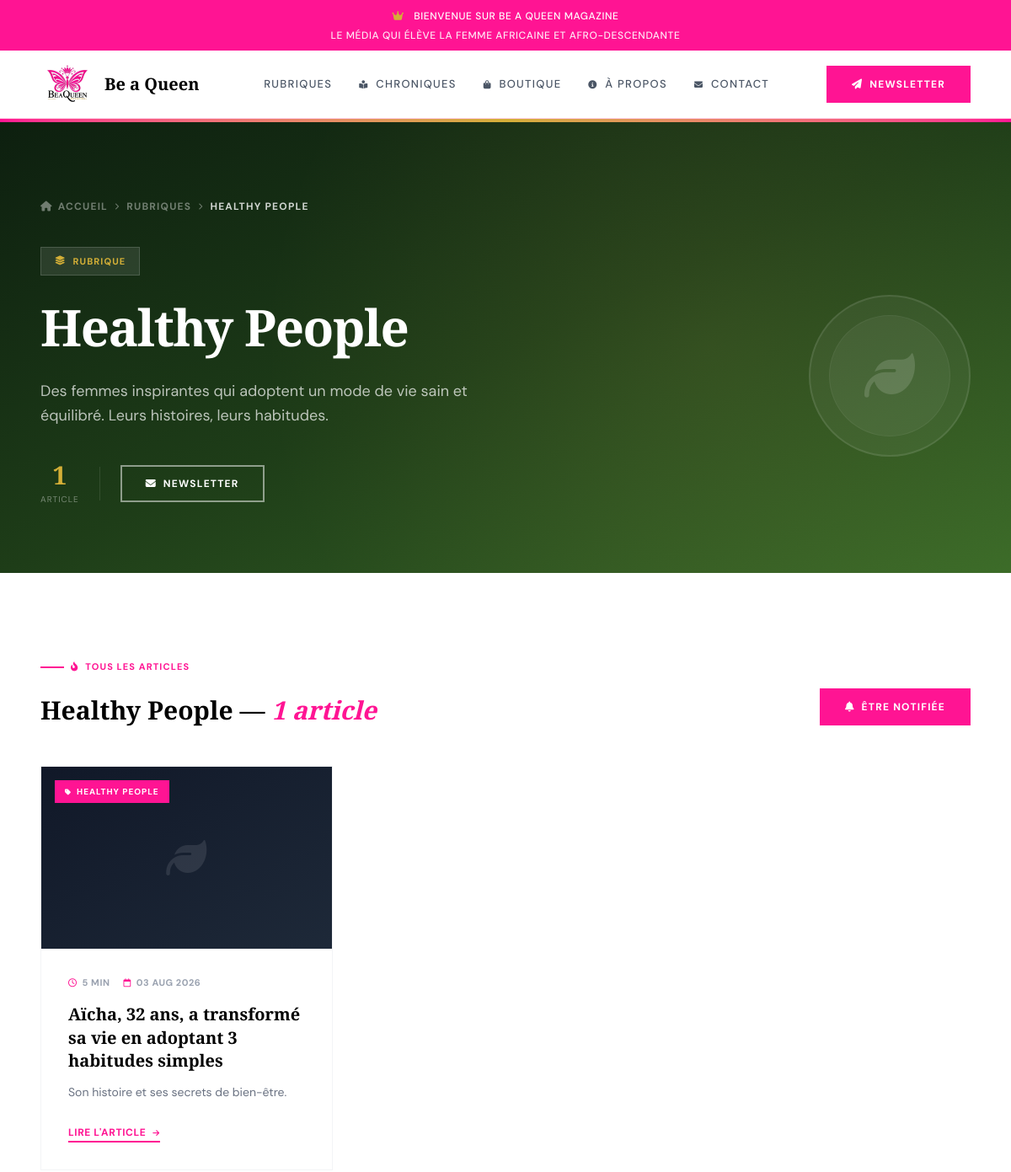
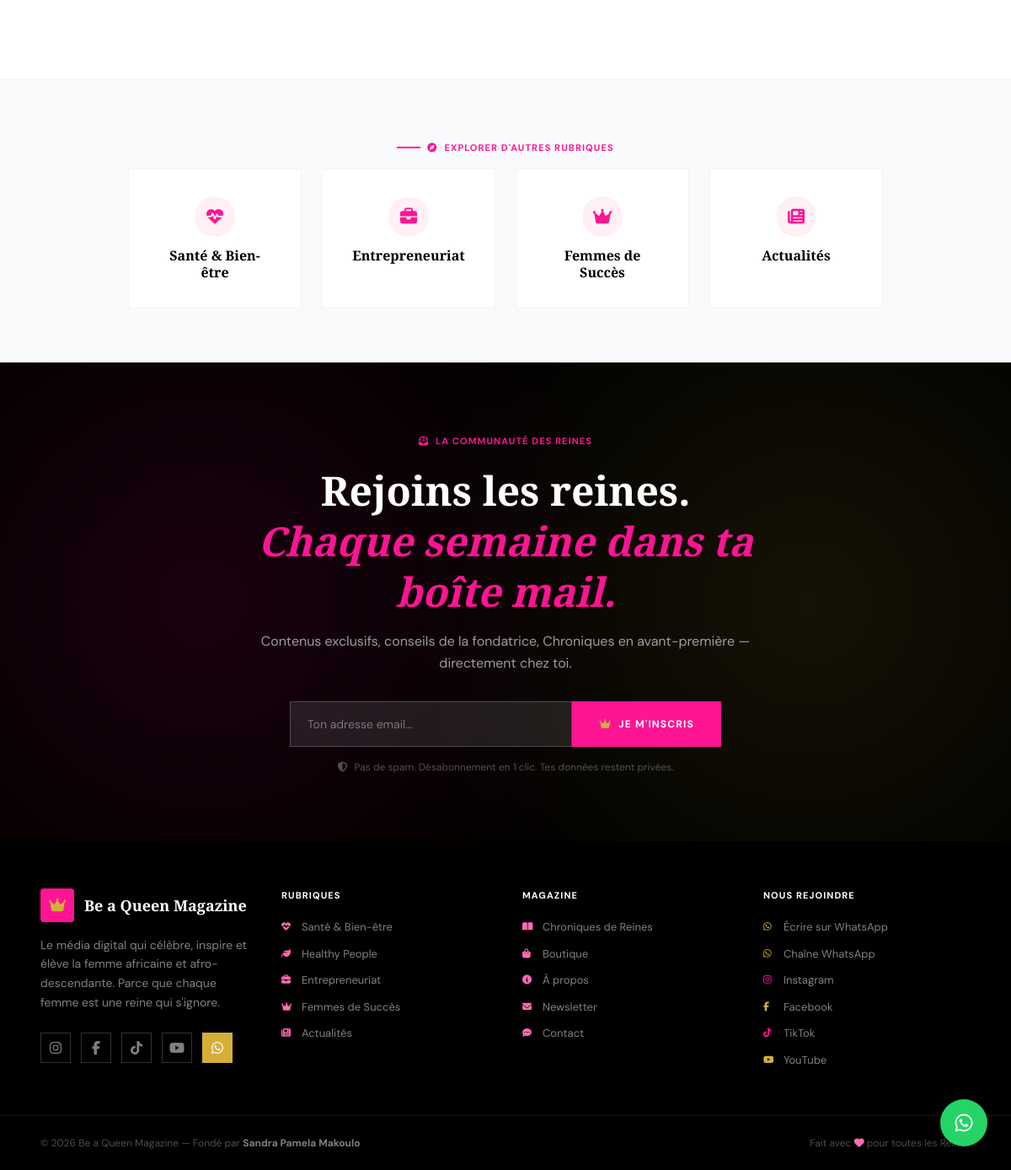
The app's page /rubrique/healthy-people/ with its own data (2 pictures, top to bottom).
### magazine/models.py (models this page shows, shortened)
class Rubrique(models.Model):
    nom         = models.CharField(max_length=100, verbose_name="Nom")
    slug        = models.SlugField(max_length=100, unique=True, verbose_name="Slug URL")
    emoji       = models.CharField(max_length=10, blank=True, verbose_name="Emoji")
    description = models.TextField(blank=True, verbose_name="Description")
    ordre       = models.PositiveIntegerField(default=0, verbose_name="Ordre d'affichage")
    active      = models.BooleanField(default=True, verbose_name="Rubrique active")
    class Meta:
        ordering            = ['ordre']
        verbose_name        = "Rubrique"
        verbose_name_plural = "Rubriques"
        db_table            = "rubriques"

class Article(models.Model):
    STATUTS = [
        ('brouillon', 'Brouillon'),
        ('publie',    'Publié'),
        ('archive',   'Archivé'),
    ]
    titre              = models.CharField(max_length=191, verbose_name="Titre")
    slug               = models.SlugField(max_length=191, unique=True, verbose_name="Slug URL")
    extrait            = models.TextField(blank=True, verbose_name="Extrait / Résumé")
    contenu            = models.TextField(verbose_name="Contenu complet")
    image_principale   = models.ImageField(upload_to='articles/', blank=True, null=True, verbose_name="Image de couverture")
    rubrique           = models.ForeignKey(Rubrique, on_delete=models.SET_NULL, null=True, related_name='articles', verbose_name="Rubrique")
    auteure            = models.ForeignKey(Utilisateur, on_delete=models.SET_NULL, null=True, related_name='articles', verbose_name="Auteure")
    tags               = models.ManyToManyField(Tag, through='ArticleTag', blank=True, verbose_name="Tags")
    statut             = models.CharField(max_length=20, choices=STATUTS, default='brouillon', verbose_name="Statut")
    en_une             = models.BooleanField(default=False, verbose_name="Afficher en une")
    date_publication   = models.DateTimeField(blank=True, null=True, verbose_name="Date de publication")
    date_modification  = models.DateTimeField(auto_now=True, verbose_name="Dernière modification")
    vues               = models.PositiveIntegerField(default=0, verbose_name="Nombre de vues")
    temps_lecture      = models.PositiveIntegerField(default=5, verbose_name="Temps de lecture (min)")
    class Meta:
        ordering            = ['-date_publication']
        verbose_name        = "Article"
        verbose_name_plural = "Articles"
        db_table            = "articles"

### magazine/views.py (the view)
# urls.py: path('rubrique/<slug:slug>/', views.rubrique, name='rubrique'),
def rubrique(request, slug):
    rub             = get_object_or_404(Rubrique, slug=slug, active=True)
    articles        = Article.objects.filter(
        rubrique=rub,
        statut='publie'
    ).order_by('-date_publication')
    toutes_rubriques = Rubrique.objects.filter(active=True).order_by('ordre')
    context = {
        'rubrique'        : rub,
        'articles'        : articles,
        'toutes_rubriques': toutes_rubriques,
    }
    return render(request, 'magazine/rubrique.html', context)

### magazine/templates/magazine/rubrique.html (shortened to what this page needs)
{% extends 'magazine/base.html' %}
{% block content %}
{% with slug=rubrique.slug %}
<section class="relative overflow-hidden pt-24 pb-20 {% if slug == 'femmes-de-succes' %}bg-gradient-to-br from-[#0a0808] via-[#1a0a10] to-[#8B1A42]{% elif slug == 'sante-bien-etre' %}bg-gradient-to-br from-[#0d1f14] via-[#1a4028] to-[#2d7a43]{% elif slug == 'healthy-people' %}bg-gradient-to-br from-[#0d1f0f] via-[#1e3d18] to-[#3a6b28]{% elif slug == 'entrepreneuriat' %}bg-gradient-to-br from-[#080610] via-[#141040] to-[#2a2480]{% else %}bg-gradient-to-br from-[#0a0808] via-[#1a1210] to-[#FF1493]{% endif %} text-white">
{% endwith %}
  <div class="absolute inset-0 pointer-events-none" style="background: radial-gradient(circle at 70% 50%, rgba(201,168,76,0.1) 0%, transparent 60%);"></div>
  <div class="absolute top-0 left-0 right-0 h-1 bg-gradient-to-r from-[#FF1493] via-[#D4AF37] to-[#FF1493]"></div>
  <div class="max-w-7xl mx-auto px-4 sm:px-6 lg:px-12 relative z-10">
    <div class="flex items-center gap-2 text-xs text-white/40 mb-10 uppercase tracking-widest font-bold flex-wrap">
      <a href="/" class="hover:text-white transition-colors flex items-center gap-1.5"><i class="fa-solid fa-house"></i> Accueil</a>
      <i class="fa-solid fa-chevron-right text-[8px]"></i>
      <a href="/#rubriques" class="hover:text-white transition-colors">Rubriques</a>
      <i class="fa-solid fa-chevron-right text-[8px]"></i>
      <span class="text-white/80">{{ rubrique.nom }}</span>
    </div>
    <div class="grid md:grid-cols-[1fr_auto] gap-12 md:gap-20 items-center">
      <div>
        <div class="inline-flex items-center gap-2 bg-white/10 border border-white/15 px-4 py-2 text-[11px] font-bold tracking-widest uppercase text-[#D4AF37] mb-6">
          <i class="fa-solid fa-layer-group"></i> Rubrique
        </div>
        <h1 class="font-serif text-4xl sm:text-5xl lg:text-6xl font-black leading-tight tracking-tight text-white mb-6">
          {{ rubrique.nom }}
        </h1>
        <p class="text-white/70 text-base sm:text-lg leading-relaxed max-w-xl mb-10">
          {{ rubrique.description }}
        </p>
        <div class="flex items-center gap-6 flex-wrap">
          <div class="text-center">
            <div class="font-serif text-3xl font-bold text-[#D4AF37] leading-none">{{ articles|length }}</div>
            <div class="text-[10px] uppercase tracking-widest text-white/40 mt-1.5">Article{{ articles|length|pluralize }}</div>
          </div>
          <a href="/#newsletter" class="btn-outline-white">
            <i class="fa-solid fa-envelope"></i> Newsletter
          </a>
        </div>
      </div>
      <div class="flex justify-end items-center hidden md:flex">
        <div class="w-48 h-48 border-2 border-white/10 rounded-full flex items-center justify-center bg-white/5 relative">
          <div class="w-36 h-36 border border-white/5 rounded-full flex items-center justify-center bg-white/5">
            <i class="fa-solid {% if rubrique.slug == 'sante-bien-etre' %}fa-heart-pulse{% elif rubrique.slug == 'healthy-people' %}fa-leaf{% elif rubrique.slug == 'entrepreneuriat' %}fa-briefcase{% elif rubrique.slug == 'femmes-de-succes' %}fa-crown{% elif rubrique.slug == 'actualites' %}fa-newspaper{% else %}fa-star{% endif %} text-6xl text-white/15"></i>
          </div>
        </div>
      </div>
    </div>
  </div>
</section>
<section class="py-20 lg:py-24 bg-white">
  <div class="max-w-7xl mx-auto px-4 sm:px-6 lg:px-12">
    {% if articles %}
    <div class="flex flex-col sm:flex-row sm:items-end justify-between mb-12 gap-4">
      <div>
        <div class="section-eyebrow"><i class="fa-solid fa-fire-flame-curved"></i> Tous les articles</div>
        <h2 class="font-serif text-3xl font-black text-black leading-tight mt-2">
          {{ rubrique.nom }} — <em class="italic text-[#FF1493]">{{ articles|length }} article{{ articles|length|pluralize }}</em>
        </h2>
      </div>
      <a href="/#newsletter" class="btn-primary">
        <i class="fa-solid fa-bell"></i> Être notifiée
      </a>
    </div>
    <div class="grid sm:grid-cols-2 lg:grid-cols-3 gap-8">
      {% for art in articles %}
      <article class="flex flex-col border border-gray-100 transition-all duration-300 hover:-translate-y-1 hover:shadow-xl group overflow-hidden bg-white">
        <div class="aspect-[16/10] overflow-hidden relative bg-gray-50">
          {% if art.image_principale %}
          <img src="{{ art.image_principale.url }}" alt="{{ art.titre }}" class="w-full h-full object-cover transition-transform duration-500 group-hover:scale-105">
          {% else %}
          <div class="w-full h-full flex items-center justify-center bg-gradient-to-br from-gray-900 to-gray-800">
            <i class="fa-solid {% if rubrique.slug == 'sante-bien-etre' %}fa-heart-pulse{% elif rubrique.slug == 'healthy-people' %}fa-leaf{% elif rubrique.slug == 'entrepreneuriat' %}fa-briefcase{% elif rubrique.slug == 'femmes-de-succes' %}fa-crown{% elif rubrique.slug == 'actualites' %}fa-newspaper{% else %}fa-star{% endif %} text-5xl text-white/10"></i>
          </div>
          {% endif %}
          <div class="absolute top-4 left-4 bg-[#FF1493] text-white text-[10px] font-bold tracking-widest uppercase px-3 py-1.5 flex items-center gap-1.5">
            <i class="fa-solid fa-tag text-[8px]"></i> {{ rubrique.nom }}
          </div>
        </div>
        <div class="p-6 sm:p-8 flex-1 flex flex-col">
          <div class="flex items-center gap-4 text-[11px] font-bold uppercase tracking-wider text-gray-400 mb-4 flex-wrap">
            {% if art.temps_lecture %}
            <span class="flex items-center gap-1.5"><i class="fa-regular fa-clock text-[#FF1493] text-[10px]"></i> {{ art.temps_lecture }} min</span>
            {% endif %}
            <span class="flex items-center gap-1.5"><i class="fa-regular fa-calendar text-[#FF1493] text-[10px]"></i> {{ art.date_publication|date:"d M Y" }}</span>
          </div>
          <h3 class="font-serif text-xl font-bold leading-snug mb-3 text-black">
            <a href="{% url 'article' art.slug %}" class="text-black no-underline hover:text-[#FF1493] transition-colors">
              {{ art.titre }}
            </a>
          </h3>
          <p class="text-sm leading-relaxed text-gray-500 mb-6 flex-1">
            {{ art.extrait|truncatewords:20 }}
          </p>
          <div>
            <a href="{% url 'article' art.slug %}" class="lire-lien">
              Lire l'article <i class="fa-solid fa-arrow-right text-[9px]"></i>
            </a>
          </div>
        </div>
      </article>
      {% endfor %}
    </div>
    {% endif %}
  </div>
</section>
<section class="py-16 bg-gray-50 border-t border-gray-100">
  <div class="max-w-7xl mx-auto px-4 sm:px-6 lg:px-12 text-center">
    <div class="section-eyebrow justify-center mb-10"><i class="fa-solid fa-compass"></i> Explorer d'autres rubriques</div>
    <div class="flex flex-wrap justify-center gap-4 sm:gap-6 max-w-4xl mx-auto">
      {% for rub_item in toutes_rubriques %}
      {% if rub_item.slug != rubrique.slug %}
      <a href="{% url 'rubrique' rub_item.slug %}"
         class="flex flex-col items-center gap-3 p-6 sm:p-8 border border-gray-100 bg-white transition-all hover:shadow-lg hover:-translate-y-1 hover:border-[#FF1493]/30 min-w-[160px] flex-1 max-w-[220px]">
        <div class="w-12 h-12 bg-[#FFF0F5] rounded-full flex items-center justify-center text-[#FF1493] text-xl transition-transform group-hover:scale-110">
          <i class="fa-solid {% if rub_item.slug == 'sante-bien-etre' %}fa-heart-pulse{% elif rub_item.slug == 'healthy-people' %}fa-leaf{% elif rub_item.slug == 'entrepreneuriat' %}fa-briefcase{% elif rub_item.slug == 'femmes-de-succes' %}fa-crown{% elif rub_item.slug == 'actualites' %}fa-newspaper{% else %}fa-star{% endif %}"></i>
        </div>
        <span class="font-serif text-sm sm:text-base font-bold text-black text-center leading-tight">{{ rub_item.nom }}</span>
      </a>
      {% endif %}
      {% endfor %}
    </div>
  </div>
</section>
{% endblock content %}

### magazine/templates/magazine/base.html (style rules this page uses)
body { font-family: var(--font-sans); }
h1,h2,h3,h4 { font-family: var(--font-sans); }
.font-serif { font-family: var(--font-serif) !important; }
.section-eyebrow { @apply inline-flex items-center gap-2 text-[11px] font-bold tracking-widest uppercase text-[#FF1493] mb-4; }
.section-eyebrow::before { content: ''; @apply w-7 h-0.5 bg-[#FF1493]; }
.btn-primary { @apply inline-flex items-center gap-2 bg-[#FF1493] text-white font-bold text-xs tracking-widest uppercase px-7 py-3 border-2 border-[#FF1493] transition-all duration-200 hover:bg-[#C71585] hover:border-[#C71585] hover:-translate-y-px cursor-pointer; }
.btn-outline-white { @apply inline-flex items-center gap-2 bg-transparent text-white font-bold text-xs tracking-widest uppercase px-7 py-3 border-2 border-white/50 transition-all duration-200 hover:bg-white hover:text-black cursor-pointer; }
.lire-lien { @apply inline-flex items-center gap-2 text-[#FF1493] font-bold text-xs tracking-wider uppercase border-b-2 border-[#FF1493] pb-0.5 transition-all duration-200 hover:gap-3; }

### records on screen
Rubrique: nom "HEALTHY PEOPLE", nom "Healthy People", description "Des femmes inspirantes qui adoptent un mode de vie sain et équilibré. Leurs histoires, leurs habitudes."
Article: temps_lecture "5", date_publication "03 AUG 2026", titre "Aïcha, 32 ans, a transformé sa vie en adoptant 3 habitudes simples", extrait "Son histoire et ses secrets de bien-être."
Rubrique: nom "Santé & Bien-être"
Rubrique: nom "Entrepreneuriat"
Rubrique: nom "Femmes de Succès"
Rubrique: nom "Actualités"

### other values on screen
{{ articles|length }} "1"
